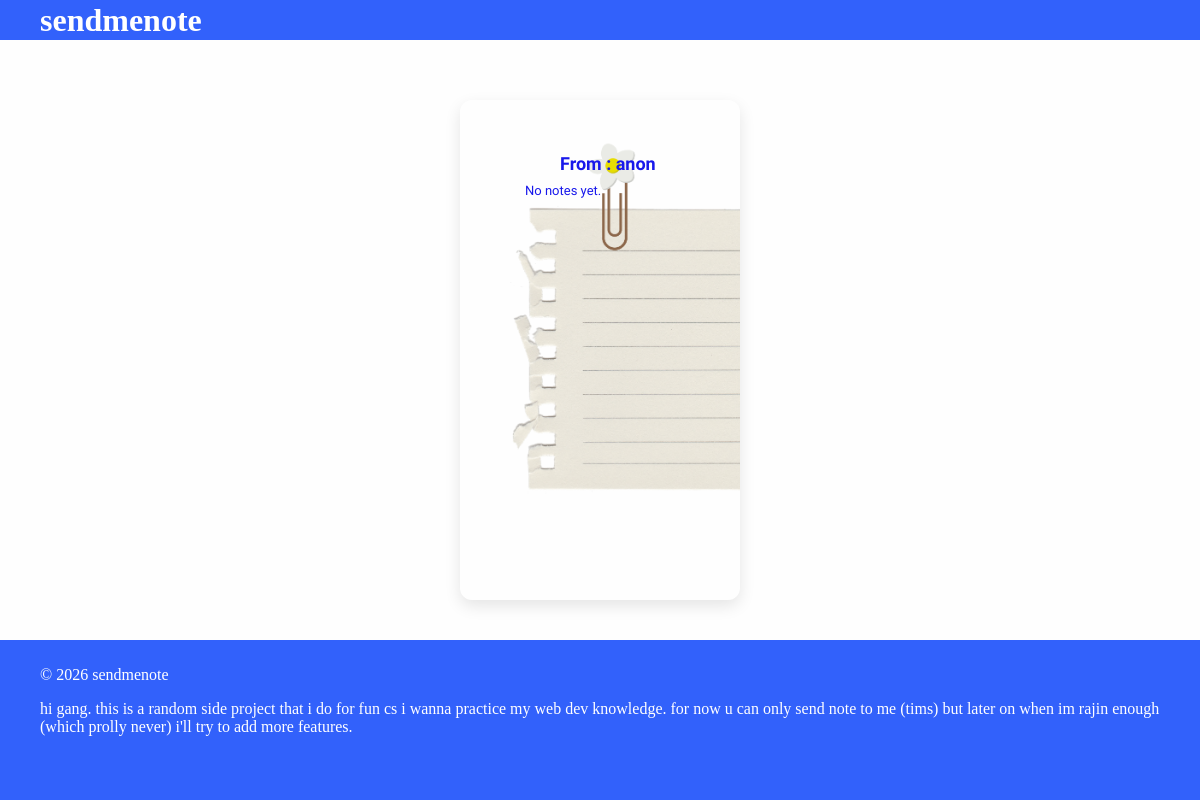
Before: /shownoteonlytims with the older database file.
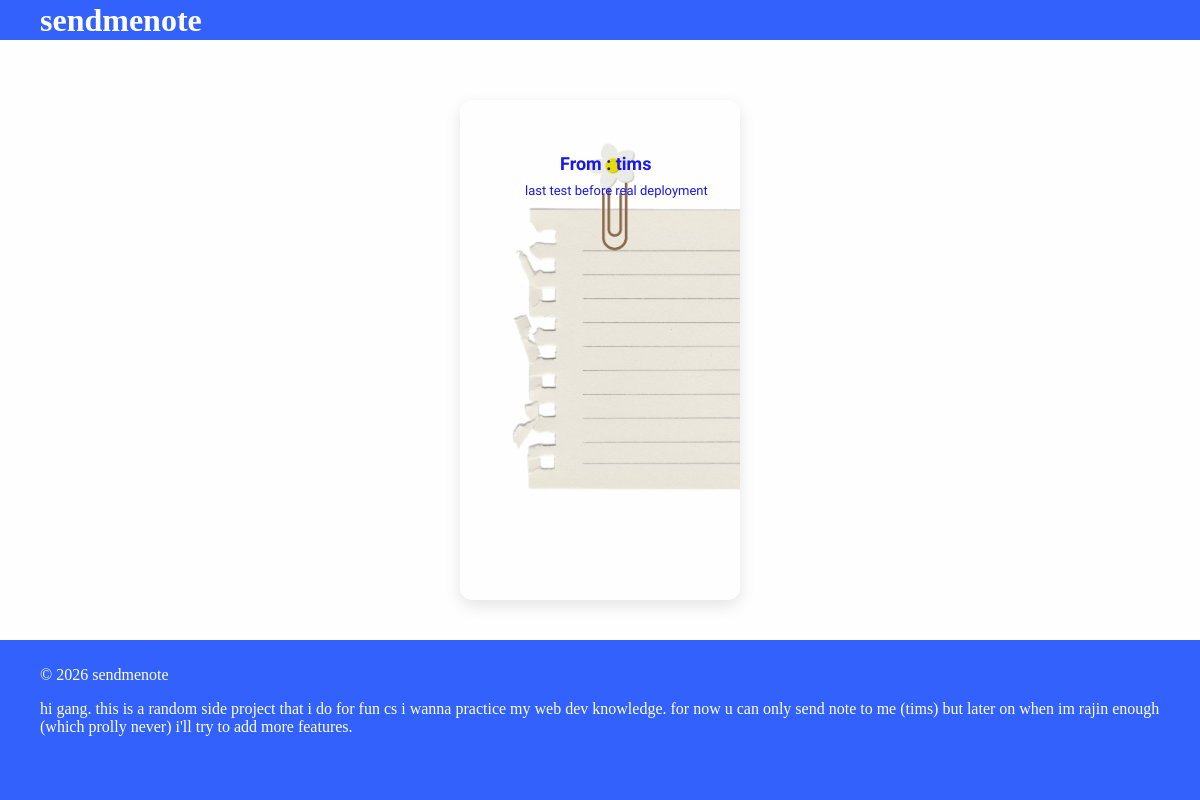
After: the same page with the newer database file.
### tables this page shows
CREATE TABLE NoteDatabase (
    noteID INTEGER PRIMARY KEY AUTOINCREMENT,
    username TEXT NOT NULL,
    notes TEXT NOT NULL,
    date TEXT NOT NULL
);

### app.py (the view)
@app.route('/shownoteonlytims', methods=['GET'])
def shownote():
    conn = get_db()
    c = conn.cursor()
    c.execute("SELECT username, notes, date FROM NoteDatabase ORDER BY noteID DESC")
    rows = c.fetchall()
    conn.close()
    return render_template('shownote.html', notes=rows)

### app.py (called while the page is built)
def get_db():
    conn = sqlite3.connect("database.db", timeout=10, check_same_thread=False)
    conn.row_factory = sqlite3.Row
    return conn

### templates/shownote.html (shortened to what this page needs)
<!DOCTYPE html>
<html lang="en">
<head>
</head>
<body>
  <header>
    <div class="navbar">
        <h1>sendmenote</h1>
    </div>
  </header>
  <main>
    <section>
      {% if notes %}
        {% for note in notes %}
          <div class="image-area">
              <p class="text1">From : {{ note['username'] or 'anon' }}</p>
              <p class="text2">{{ note['notes'] or 'No note content' }}</p>
          </div>
        {% endfor %}
      {% else %}
        <div class="image-area">
            <p class="text1">From : anon</p>
            <p class="text2">No notes yet.</p>
        </div>
      {% endif %}
    </section>
  </main>
  <footer>
    <p>© 2026 sendmenote</p>
    <p>hi gang. this is a random side project that i do for fun cs i wanna practice my web dev knowledge.
        for now u can only send note to me (tims) but later on when im rajin enough
        (which prolly never) i'll try to add more features.</p>
  </footer>
</body>
</html>

Changed rows visible on the page:
added NoteDatabase: username "tims", notes "last test before real deployment"
Other visible differences:
text no longer shown: "From : anon No notes yet."
